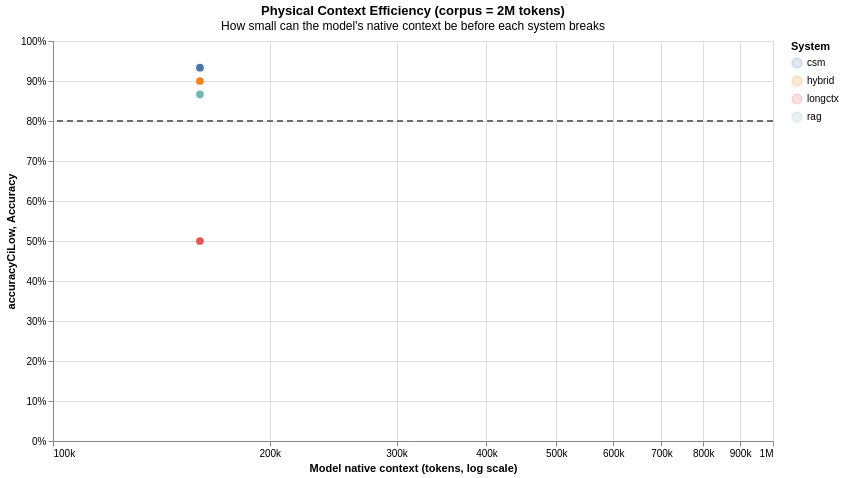

Vega-Lite specification for this chart:
### Vega-Lite specification from a JSON file in a GitHub repository (floating-point values rounded to 4 significant figures)
{"$schema": "https://vega.github.io/schema/vega-lite/v5.json", "data": {"values": [{"accuracy": 0.9333, "accuracyCiHigh": 1, "accuracyCiLow": 0.8333, "corpusSize": 2000000, "earlyStopped": false, "meanCitationF1": 0.5147, "meanCitationPrecision": 0.7889, "meanCitationRecall": 0.4458, "meanInputTokens": 18080.0, "meanLatencyMs": 30000.0, "modelContext": 160000, "n": 30, "system": "csm"}, {"accuracy": 0.9, "accuracyCiHigh": 1, "accuracyCiLow": 0.8, "corpusSize": 2000000, "earlyStopped": false, "meanCitationF1": 0.3863, "meanCitationPrecision": 0.6767, "meanCitationRecall": 0.3644, "meanInputTokens": 5633.0, "meanLatencyMs": 3663.0, "modelContext": 160000, "n": 30, "system": "hybrid"}, {"accuracy": 0.5, "accuracyCiHigh": 0.6667, "accuracyCiLow": 0.3333, "corpusSize": 2000000, "earlyStopped": false, "meanCitationF1": 0.08628, "meanCitationPrecision": 0.2111, "meanCitationRecall": 0.1221, "meanInputTokens": 170500.0, "meanLatencyMs": 11560.0, "modelContext": 160000, "n": 30, "system": "longctx"}, {"accuracy": 0.8667, "accuracyCiHigh": 0.9667, "accuracyCiLow": 0.7333, "corpusSize": 2000000, "earlyStopped": false, "meanCitationF1": 0.3335, "meanCitationPrecision": 0.6, "meanCitationRecall": 0.3148, "meanInputTokens": 5442.0, "meanLatencyMs": 3173.0, "modelContext": 160000, "n": 30, "system": "rag"}]}, "description": "Graph B — Physical context efficiency at corpus_size=2000000 tokens", "height": 400, "layer": [{"encoding": {"color": {"field": "system", "type": "nominal"}, "x": {"field": "modelContext", "scale": {"type": "log"}, "type": "quantitative"}, "y": {"field": "accuracyCiLow", "type": "quantitative"}, "y2": {"field": "accuracyCiHigh"}}, "mark": {"interpolate": "monotone", "opacity": 0.18, "type": "errorband"}}, {"encoding": {"color": {"field": "system", "legend": {"title": "System"}, "type": "nominal"}, "tooltip": [{"field": "system", "type": "nominal"}, {"field": "modelContext", "format": ",d", "type": "quantitative"}, {"field": "accuracy", "format": ".1%", "type": "quantitative"}], "x": {"axis": {"format": "~s", "title": "Model native context (tokens, log scale)"}, "field": "modelContext", "scale": {"type": "log"}, "type": "quantitative"}, "y": {"axis": {"format": "%", "title": "Accuracy"}, "field": "accuracy", "scale": {"domain": [0, 1]}, "type": "quantitative"}}, "mark": {"interpolate": "monotone", "point": {"size": 60}, "strokeWidth": 2.5, "type": "line"}}, {"encoding": {"y": {"datum": 0.8}}, "mark": {"color": "#666", "strokeDash": [6, 4], "type": "rule"}}], "title": {"subtitle": "How small can the model's native context be before each system breaks", "text": "Physical Context Efficiency (corpus = 2M tokens)"}, "width": 720}
